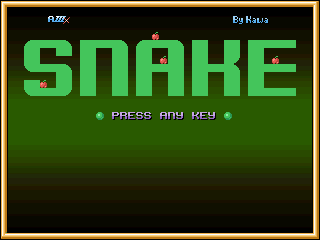

Below is a game level as drawn by its tile map, then a one-line description and the .tmx file that defines it, in full:
An orthogonal 40x30 tile map with 8x8 px tiles, 1 tile layer (titleMap), 1 image layer.

<map version="1.2" tiledversion="1.2.2" orientation="orthogonal" renderorder="right-down" width="40" height="30" tilewidth="8" tileheight="8" infinite="0" nextlayerid="4" nextobjectid="1">
 <tileset firstgid="1" name="tiles" tilewidth="8" tileheight="8" tilecount="64" columns="8">
  <image source="snake-tiles.png" trans="31626a" width="64" height="64" />
 </tileset>
 <imagelayer id="2" name="gradient" locked="1">
  <image source="snake-hdma.png" width="320" height="240" />
 </imagelayer>
 <layer id="3" name="titleMap" width="40" height="30">
  <properties>
   <property name="tileOffset" type="int" value="0" />
  </properties>
  <data encoding="csv">
19,23,23,23,23,23,23,23,23,23,23,23,23,23,23,23,23,23,23,23,23,23,23,23,23,23,23,23,23,23,23,23,23,23,23,23,23,23,23,20,
24,0,0,0,0,0,0,0,0,0,0,0,0,0,0,0,0,0,0,0,0,0,0,0,0,0,0,0,0,0,0,0,0,0,0,0,0,0,0,24,
24,0,0,0,0,0,45,46,47,0,0,0,0,0,0,0,0,0,0,0,0,0,0,0,0,0,0,0,0,51,52,53,54,55,0,0,0,0,0,24,
24,0,0,0,0,0,0,0,0,0,0,0,0,0,0,0,0,0,0,0,0,0,0,0,0,0,0,0,0,0,0,0,0,0,0,0,0,0,0,24,
24,0,0,0,0,0,0,0,0,0,0,0,0,0,0,0,0,0,0,2,0,0,0,0,0,0,0,0,0,0,0,0,0,0,0,0,0,0,0,24,
24,0,0,49,50,50,50,50,2147483697,0,50,50,50,50,50,2147483697,0,49,50,50,50,50,2147483697,0,50,50,0,0,50,50,0,50,50,50,50,50,50,0,0,24,
24,0,0,50,50,0,0,50,50,0,50,50,0,0,50,50,0,50,50,0,0,50,50,0,50,50,0,0,50,50,0,50,50,0,0,0,0,0,0,24,
24,0,0,50,50,0,0,0,0,0,50,50,0,0,50,50,0,50,50,0,2,50,50,0,50,50,0,0,50,3221225521,0,50,50,0,2,0,0,0,0,24,
24,0,0,1073741873,50,50,50,50,2147483697,0,50,50,0,0,50,50,0,50,50,50,50,50,50,0,50,50,50,50,50,2147483697,0,50,50,50,50,50,50,0,0,24,
24,0,0,0,0,0,0,50,50,0,50,50,0,0,50,50,0,50,50,0,0,50,50,0,50,50,0,0,50,50,0,50,50,0,0,0,0,0,0,24,
24,0,0,50,50,2,0,50,50,0,50,50,0,0,50,50,0,50,50,0,0,50,50,0,50,50,0,0,50,50,0,50,50,0,0,0,0,0,0,24,
24,0,0,1073741873,50,50,50,50,3221225521,0,50,50,0,0,50,50,0,50,50,0,0,50,50,0,50,50,0,0,50,50,0,50,50,50,50,50,50,0,0,24,
24,0,0,0,0,0,0,0,0,0,0,0,0,0,0,0,0,0,0,0,0,0,0,0,0,0,0,0,0,0,0,0,0,0,0,0,0,0,0,24,
24,0,0,0,0,0,0,0,0,0,0,0,0,0,0,0,0,0,0,0,0,0,0,0,0,0,0,0,0,0,0,0,0,0,0,0,0,0,0,24,
24,0,0,0,0,0,0,0,0,0,0,0,3,0,57,58,59,60,60,0,61,62,63,0,64,59,63,0,3,0,0,0,0,0,0,0,0,0,0,24,
24,0,0,0,0,0,0,0,0,0,0,0,0,0,0,0,0,0,0,0,0,0,0,0,0,0,0,0,0,0,0,0,0,0,0,0,0,0,0,24,
24,0,0,0,0,0,0,0,0,0,0,0,0,0,0,0,0,0,0,0,0,0,0,0,0,0,0,0,0,0,0,0,0,0,0,0,0,0,0,24,
24,0,0,0,0,0,0,0,0,0,0,0,0,0,0,0,0,0,0,0,0,0,0,0,0,0,0,0,0,0,0,0,0,0,0,0,0,0,0,24,
24,0,0,0,0,0,0,0,0,0,0,0,0,0,0,0,0,0,0,0,0,0,0,0,0,0,0,0,0,0,0,0,0,0,0,0,0,0,0,24,
24,0,0,0,0,0,0,0,0,0,0,0,0,0,0,0,0,0,0,0,0,0,0,0,0,0,0,0,0,0,0,0,0,0,0,0,0,0,0,24,
24,0,0,0,0,0,0,0,0,0,0,0,0,0,0,0,0,0,0,0,0,0,0,0,0,0,0,0,0,0,0,0,0,0,0,0,0,0,0,24,
24,0,0,0,0,0,0,0,0,0,0,0,0,0,0,0,0,0,0,0,0,0,0,0,0,0,0,0,0,0,0,0,0,0,0,0,0,0,0,24,
24,0,0,0,0,0,0,0,0,0,0,0,0,0,0,0,0,0,0,0,0,0,0,0,0,0,0,0,0,0,0,0,0,0,0,0,0,0,0,24,
24,0,0,0,0,0,0,0,0,0,0,0,0,0,0,0,0,0,0,0,0,0,0,0,0,0,0,0,0,0,0,0,0,0,0,0,0,0,0,24,
24,0,0,0,0,0,0,0,0,0,0,0,0,0,0,0,0,0,0,0,0,0,0,0,0,0,0,0,0,0,0,0,0,0,0,0,0,0,0,24,
24,0,0,0,0,0,0,0,0,0,0,0,0,0,0,0,0,0,0,0,0,0,0,0,0,0,0,0,0,0,0,0,0,0,0,0,0,0,0,24,
24,0,0,0,0,0,0,0,0,0,0,0,0,0,0,0,0,0,0,0,0,0,0,0,0,0,0,0,0,0,0,0,0,0,0,0,0,0,0,24,
24,0,0,0,0,0,0,0,0,0,0,0,0,0,0,0,0,0,0,0,0,0,0,0,0,0,0,0,0,0,0,0,0,0,0,0,0,0,0,24,
24,0,0,0,0,0,0,0,0,0,0,0,0,0,0,0,0,0,0,0,0,0,0,0,0,0,0,0,0,0,0,0,0,0,0,0,0,0,0,24,
21,23,23,23,23,23,23,23,23,23,23,23,23,23,23,23,23,23,23,23,23,23,23,23,23,23,23,23,23,23,23,23,23,23,23,23,23,23,23,22
</data>
 </layer>
</map>
